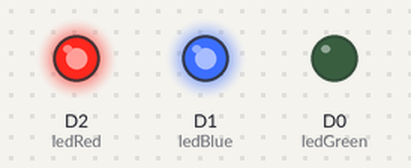
This sketch was run on a simulated ESP8266 (NodeMCU). Parts: output pins drawn as LEDs (lit = HIGH).

Above: at 1.5 s.
At 3.5 s:
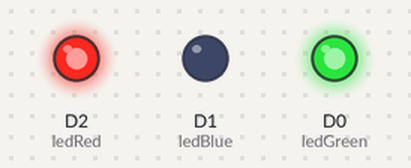
At 5.5 s:
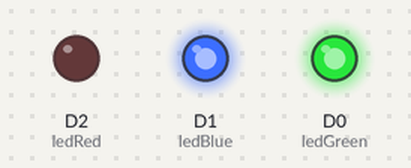
At 6.5 s:
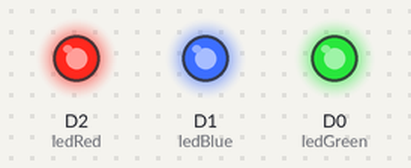
Timing chart, 0 to 8.8 s (numbered marks = the images above):
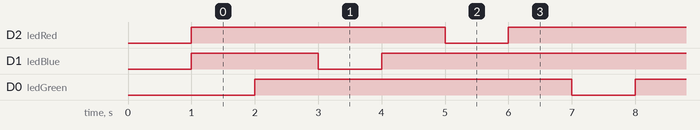

The sketch:

sketch_jul6a.ino
```cpp
const int ledGreen = D0;
const int ledBlue = D1;
const int ledRed = D2;


void setup() {

  pinMode(ledGreen, OUTPUT);
  pinMode(ledBlue, OUTPUT);
  pinMode(ledRed, OUTPUT);

  delay(1000);
  digitalWrite(ledGreen, HIGH);
  digitalWrite(ledBlue, HIGH);
  digitalWrite(ledRed, HIGH);
}

void loop() {

  digitalWrite(ledGreen, LOW);   // лед офф
  delay(1000);
  digitalWrite(ledGreen, HIGH);    //лед он
  delay(1000);

  digitalWrite(ledBlue, LOW);   // лед офф
  delay(1000);
  digitalWrite(ledBlue, HIGH);    //лед он
  delay(1000);

  digitalWrite(ledRed, LOW);   // лед офф
  delay(1000);
  digitalWrite(ledRed, HIGH);    //лед он
  delay(1000);
}
```

Measured:
- by itself, D2 (ledRed), D1 (ledBlue), D0 (ledGreen): alternates HIGH for 5.0 s and LOW for 1.0 s
- by itself, everything shown: repeats every 6.0 s, in 6 steps
